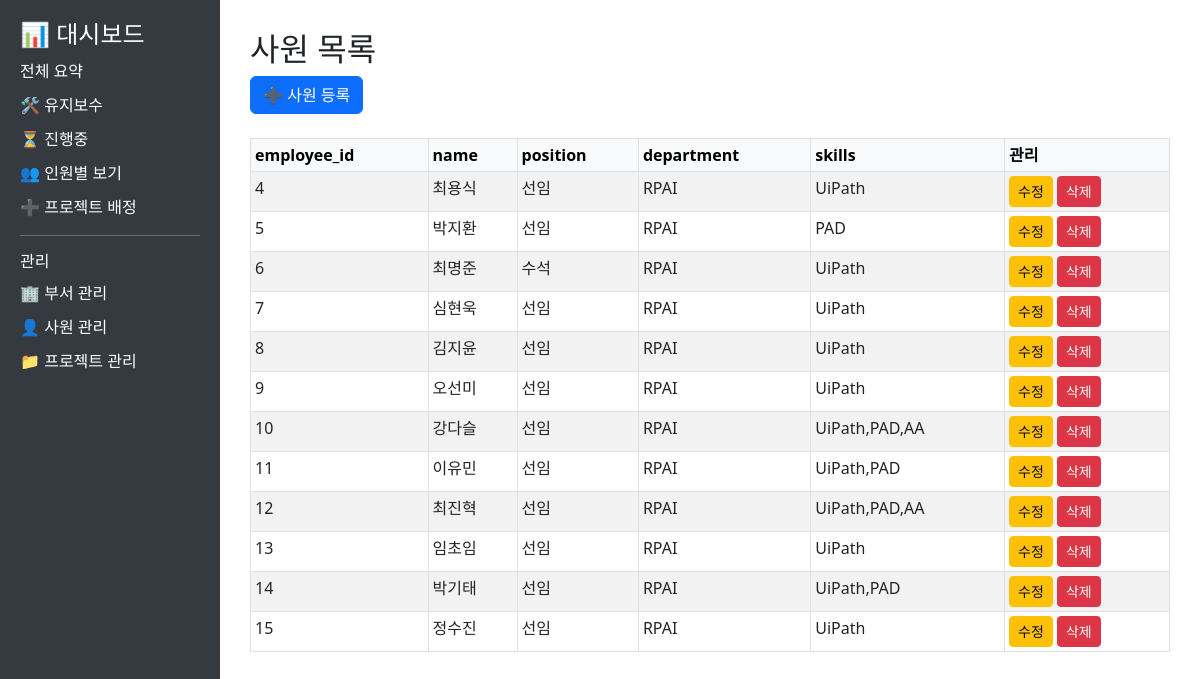
The page /employees on the database its author committed.
### tables this page shows
CREATE TABLE employees (
        employee_id INTEGER PRIMARY KEY AUTOINCREMENT,
        name TEXT NOT NULL,
        position TEXT,
        department_id INTEGER,
        skills TEXT,
        FOREIGN KEY (department_id) REFERENCES departments(department_id)
    );

CREATE TABLE departments (
        department_id INTEGER PRIMARY KEY AUTOINCREMENT,
        name TEXT NOT NULL
    );

### dashboard/app.py (the view)
@app.route("/employees")
def employee_page():
    try:
        df = get_all_employees()
        return render_template("dashboard.html", title="사원 목록", data=df)
    except Exception as e:
        flash(f"데이터를 불러오는 중 오류가 발생했습니다: {str(e)}", "danger")
        return render_template("dashboard.html", title="사원 목록", data=pd.DataFrame())

### dashboard/query.py (called while the page is built)
def get_connection():
    conn = sqlite3.connect(DB_PATH)
    conn.row_factory = sqlite3.Row  # 컬럼명을 딕셔너리 형태로 접근 가능하게 설정
    return conn

def get_all_employees():
    conn = get_connection()
    df = pd.read_sql_query("""
        SELECT e.employee_id, e.name, e.position, d.name AS department, e.skills
        FROM employees e
        LEFT JOIN departments d ON e.department_id = d.department_id
        ORDER BY e.employee_id
    """, conn)
    conn.close()
    return df

### dashboard/templates/dashboard.html (shortened to what this page needs)
<!DOCTYPE html>
<html>
<head>
    <link rel="stylesheet" href="https://cdn.jsdelivr.net/npm/bootstrap@5.3.0/dist/css/bootstrap.min.css">
</head>
<body>
    <div class="sidebar">
        <h4>📊 대시보드</h4>
        <a href="/">전체 요약</a>
        <a href="/maintenance">🛠 유지보수</a>
        <a href="/ongoing">⏳ 진행중</a>
        <a href="/assignment">👥 인원별 보기</a>
        <a href="/assignment/add">➕ 프로젝트 배정</a>
        <hr>
        <h6>관리</h6>
        <a href="/departments">🏢 부서 관리</a>
        <a href="/employees">👤 사원 관리</a>
        <a href="/projects">📁 프로젝트 관리</a>
    </div>
    <div class="content">
        <h2>{{ title }}</h2>
        {% if title == "사원 목록" %}
        <div class="action-buttons">
            <a href="{{ url_for('add_employee') }}" class="btn btn-primary">➕ 사원 등록</a>
        </div>
        {% endif %}
        {% if data.empty %}
        <p class="text-muted">데이터가 없습니다.</p>
        {% else %}
        <div class="table-container mt-4">
            <table class="table table-bordered table-striped table-sm">
                <thead class="table-light">
                    <tr>
                        {% for col in data.columns %}
                        <th>{{ col }}</th>
                        {% endfor %}
                        {% if title in ["부서 목록", "사원 목록", "프로젝트 목록"] %}
                        <th>관리</th>
                        {% elif title == "프로젝트별 인원" %}
                        <th>상세</th>
                        {% endif %}
                    </tr>
                </thead>
                <tbody>
                    {% for row in data.values %}
                    <tr>
                        {% for cell in row %}
                        <td>
                            {% if data.columns[loop.index0] == 'employees' %}
                            {% if cell %}
                            {% for employee in cell.split(',') %}
                            <span class="badge bg-primary me-1">{{ employee.strip() }}</span>
                            {% endfor %}
                            {% else %}
                            <span class="text-muted">배정된 사원 없음</span>
                            {% endif %}
                            {% else %}
                            {{ cell if cell is not none else '-' }}
                            {% endif %}
                        </td>
                        {% endfor %}
                        {% if title == "부서 목록" %}
                        <td>
                            <a href="{{ url_for('edit_department', department_id=row[0]) }}"
                                class="btn btn-sm btn-warning">수정</a>
                            <button class="btn btn-sm btn-danger delete-btn" data-type="department"
                                data-id="{{ row[0] }}" data-name="{{ row[1] }}">삭제</button>
                        </td>
                        {% elif title == "사원 목록" %}
                        <td>
                            <a href="{{ url_for('edit_employee', employee_id=row[0]) }}"
                                class="btn btn-sm btn-warning">수정</a>
                            <button class="btn btn-sm btn-danger delete-btn" data-type="employee" data-id="{{ row[0] }}"
                                data-name="{{ row[1] }}">삭제</button>
                        </td>
                        {% endif %}
                    </tr>
                    {% endfor %}
                </tbody>
            </table>
        </div>
        {% endif %}
    </div>
</body>
</html>

### dashboard/templates/dashboard.html (style rules this page uses)
body { display: flex; }
.sidebar { width: 220px; background-color: #343a40; min-height: 100vh; padding: 20px; color: white; }
.sidebar a { color: #ffffff; text-decoration: none; display: block; margin: 10px 0; }
.content { flex-grow: 1; padding: 30px; }
.table-container { overflow-x: auto; }
.action-buttons { margin-bottom: 20px; }

### rows shown on the page
employees: name "최용식", position "선임", skills "UiPath"
departments: name "RPAI"
employees: name "박지환", position "선임", skills "PAD"
employees: name "최명준", position "수석", skills "UiPath"
employees: name "심현욱", position "선임", skills "UiPath"
employees: name "김지윤", position "선임", skills "UiPath"
employees: name "오선미", position "선임", skills "UiPath"
employees: name "강다슬", position "선임", skills "UiPath,PAD,AA"
employees: name "이유민", position "선임", skills "UiPath,PAD"
employees: name "최진혁", position "선임", skills "UiPath,PAD,AA"
employees: name "임초임", position "선임", skills "UiPath"
employees: name "박기태", position "선임", skills "UiPath,PAD"
employees: name "정수진", position "선임", skills "UiPath"

### other values the page prints
{{ title }} "사원 목록"
{{ col }} "employee_id" "name" "position" "department" "skills"
{{ cell if cell is not none else '-' }} "4" "5" "6" "7" "8" "9" "10" "11" "12" "13" "14" "15"
